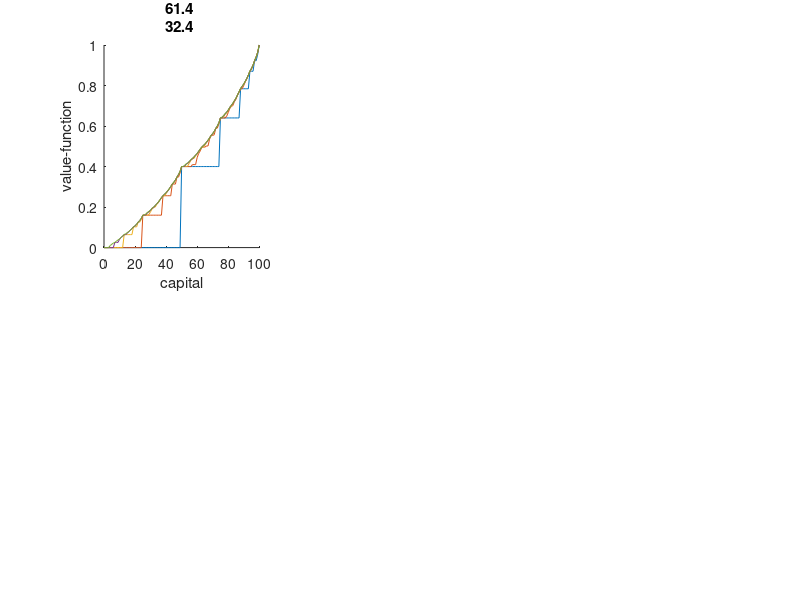

The MATLAB source for this figure: (Note: this script raises an error after producing the figure.)
clc; clear; close all;

% ------ Value Iteration for Gambler Problem - Example 4.3
% ------ Refer to Figure 4.3 - Page 68 to validate solutions

nState = 101; % s = 0 || s = 100 || s = 1:99
V = zeros(1, nState);  % state values
V(1) = 0; % losing the game, terminal state.
V(end) = 1; % winning the game, terminal state.
pi = zeros(1,99); % s = 0 & s= 100 are terminal
% pHead = 0.4; % probability of head (unfair game)
pH = [0.4,0.5,0.7];

figure;
hold on;
for phIndex = 1:numel(pH)
    pHead = pH(phIndex);
    subplot(2,numel(pH),phIndex);
    hold on;
    nIter = 50; 
    legendInfo = {};
    for iter = 1:nIter
        for sIndex = 2:100
            s = sIndex - 1; % converting index to the actual state (capital)
            action = 1:min(s, 100-s); % the actions are stakes available (from 1 to the largest allowed bet)
            nAct = numel(action);
            q = zeros(1, nAct);
            for a = 1:nAct
                % Bellman equation, averaging over possibilites
                q(a) =  pHead*V(sIndex+action(a)) + (1-pHead)*V(sIndex-action(a));
            end
            V(sIndex) = max(q);
            % selecting action with highest value for policy (greedy approach)
            aStar = find(q==max(q),1);
            pi(s) = action(aStar);
        end
        if(iter == 2 || iter == 3 || iter == 4 || iter == 5 || iter == 1)
            plot(0:100,V); xlabel('capital'); ylabel('value-function'); title("p-head = " + pHead);
            legendInfo{end+1} = ["iteration " + num2str(iter)];
        end
    end
    
    legend(legendInfo,'Location','southeast');
    subplot(2,numel(pH),phIndex+numel(pH));
    plot(1:99,pi); xlabel('capital'); ylabel('policy'); ylim([0,50]); title("p-head = " + pHead);
    % reset V and pi
    V = zeros(1, nState);  % state values
    V(1) = 0; % losing the game, terminal state.
    V(end) = 1; % winning the game, terminal state.
    pi = zeros(1,99); % s = 0 & s= 100 are terminal
end